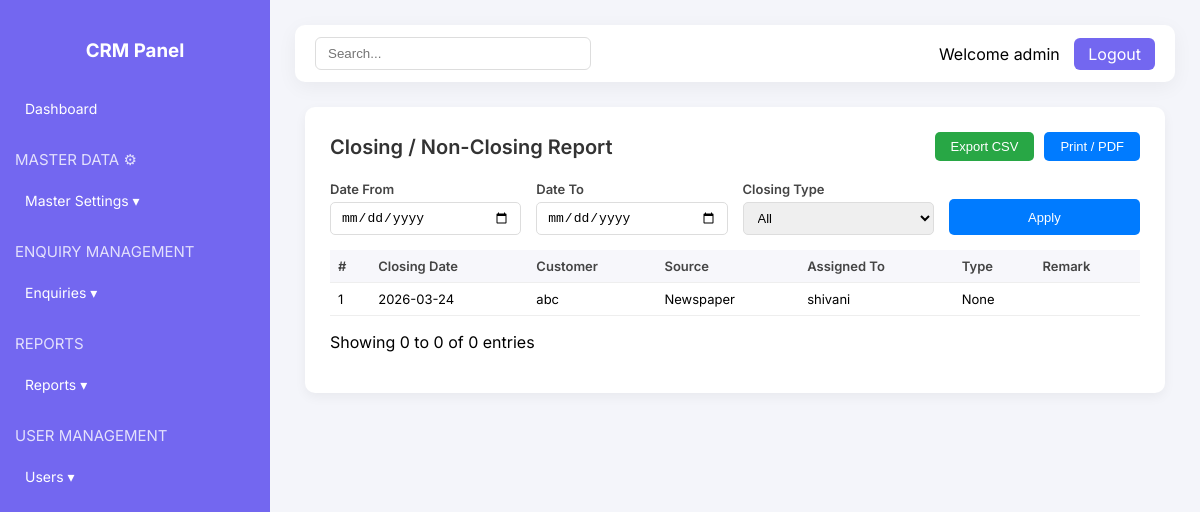
/reports/closing-nonclosing (signed in), run on the app's committed database.
### app/models/user.py (models this page shows, shortened)
class User(db.Model, UserMixin):
    __tablename__ = "users"
    id = db.Column(db.Integer, primary_key=True)
    username = db.Column(db.String(150), unique=True, nullable=False)
    email = db.Column(db.String(150), unique=True)
    password = db.Column(db.String(255), nullable=False)
    role = db.Column(db.String(50), nullable=False, default="Admin")
    assigned_enquiries = db.relationship(
        "Enquiry",
        foreign_keys="Enquiry.assigned_to",
        back_populates="assigned_user"
    )
    created_enquiries = db.relationship(
        "Enquiry",
        foreign_keys="Enquiry.created_by",
        back_populates="created_user"
    )

### app/models/enquiry.py (models this page shows)
class Enquiry(db.Model):
    __tablename__ = "enquiries"
    id = db.Column(db.Integer, primary_key=True)
    date = db.Column(db.Date, default=datetime.utcnow)
    customer = db.Column(db.String(100))
    mobile = db.Column(db.String(15))
    alt_mobile = db.Column(db.String(15))
    email = db.Column(db.String(100))
    source = db.Column(db.String(50))
    area = db.Column(db.String(100))
    city = db.Column(db.String(100))
    product = db.Column(db.String(100))
    assigned_to = db.Column(db.Integer, db.ForeignKey("users.id"))
    status = db.Column(db.String(50))       # Open, Followup, Closed
    closed = db.Column(db.String(50))
    assigned_to = db.Column(db.Integer, db.ForeignKey("users.id"), nullable=False)
    assigned_user = db.relationship(
        "User",
        foreign_keys=[assigned_to],
        back_populates="assigned_enquiries"
    )
    created_by = db.Column(db.Integer, db.ForeignKey("users.id"))
    created_user = db.relationship(
        "User",
        foreign_keys=[created_by],
        back_populates="created_enquiries"
    )
    status = db.Column(db.String(50), default="Open")
    closed = db.Column(db.String(20))
    remark = db.Column(db.Text)
    followup_date=db.Column(db.Date, nullable=True)
    followups = db.relationship("FollowUp", backref="enquiry", lazy=True)

### app/routes/reports_routes.py (the view, shortened to what this page needs)
@reports_bp.route("/closing-nonclosing")
@login_required
def closing_nonclosing():
    date_from = request.args.get("date_from")
    date_to = request.args.get("date_to")
    closing_type = request.args.get("closing_type")
    query = Enquiry.query
    if date_from:
        query = query.filter(Enquiry.date >= date_from)
    if date_to:
        query = query.filter(Enquiry.date <= date_to)
    if closing_type == "Closing":
        query = query.filter(Enquiry.closed == "Won")
    elif closing_type == "Non-Closing":
        query = query.filter(Enquiry.closed == "Lost")
    enquiries = query.all()
    return render_template(
        "reports/closing_nonclosing.html",
        enquiries=enquiries
    )

### app/routes/auth_routes.py (called while the page is built)
@login_manager.user_loader
def load_user(user_id):
    return User.query.get(int(user_id))

### app/templates/reports/closing_nonclosing.html (shortened to what this page needs)
{% extends "dashboard.html" %}
{% block content %}
<div class="container">
    <div class="card">
        <div class="card-header">
            <h2>Closing / Non-Closing Report</h2>
           <div class="top-btns">
<a href="{{ url_for('reports.closing_nonclosing', export='csv') }}">
<button class="csv-btn">Export CSV</button>
</a>
<a href="{{ url_for('reports.closing_nonclosing', export='pdf') }}">
<button class="pdf-btn">Print / PDF</button>
</a>
</div>
        </div>
        <form>
            <div class="form-row">
                <div class="form-group">
                    <label>Date From</label>
                    <input type="date">
                </div>
                <div class="form-group">
                    <label>Date To</label>
                    <input type="date">
                </div>
                <div class="form-group">
                    <label>Closing Type</label>
                    <select>
                        <option>All</option>
                    </select>
                </div>
                <div class="form-group">
                    <button class="apply-btn">Apply</button>
                </div>
            </div>
        </form>
        <div class="table-wrapper">
            <table>
                <thead>
                    <tr>
                        <th>#</th>
                        <th>Closing Date</th>
                        <th>Customer</th>
                        <th>Source</th>
                        <th>Assigned To</th>
                        <th>Type</th>
                        <th>Remark</th>
                    </tr>
                </thead>
                <tbody>
{% for e in enquiries %}
<tr>
<td>{{ loop.index }}</td>
<td>{{ e.date }}</td>
<td>{{ e.customer }}</td>
<td>{{ e.source }}</td>
<td>{{ e.assigned_user.username if e.assigned_user else "" }}</td>
<td>{{ e.closed }}</td>
<td>{{ e.remark }}</td>
</tr>
{% endfor %}
</tbody>
            </table>
            <p>Showing 0 to 0 of 0 entries</p>
        </div>
    </div>
</div>
{% endblock %}

### app/templates/dashboard.html (shortened to what this page needs)
<!DOCTYPE html>
<html>
<head>
</head>
<body>
<div class="wrapper">
<div class="sidebar">
<h3>CRM Panel</h3>
<ul>
<li><a href="{{ url_for('dashboard.admin_dashboard') }}">Dashboard</a></li>
<p class="section-title">MASTER DATA ⚙</p>
<li>
<a onclick="toggleMenu('masterMenu')">Master Settings ▾</a>
</li>
<p class="section-title">ENQUIRY MANAGEMENT</p>
<li>
  <a onclick="toggleMenu('enquiryMenu')">Enquiries ▾</a>
</li>
<p class="section-title">REPORTS</p>
<li>
<a onclick="toggleMenu('reportsMenu')">Reports ▾</a>
</li>
<p class="section-title">USER MANAGEMENT</p>
<li>
<a onclick="toggleMenu('usersMenu')">Users ▾</a>
</li>
</ul>
</div>
<div class="content">
<div class="topbar">
<input class="search-input" type="text" placeholder="Search...">
<div>
<span style="margin-right:10px;">Welcome {{ current_user.username }}</span>
<a href="{{ url_for('auth.logout') }}" class="logout-btn">Logout</a>
</div>
</div>
{% set stats = stats or {} %}
{% block content %}{% endblock %}
</div>
</div>
</body>
</html>

### app/templates/dashboard.html (style rules this page uses)
body { margin:0; font-family: 'Inter', sans-serif; background:#f4f5fa; }
.wrapper { display:flex; }
.sidebar { width:240px; background:#7367f0; color:white; min-height:100vh; padding:20px 15px; transition: width 0.3s; }
.sidebar h3 { text-align:center; margin-bottom:30px; }
.sidebar ul { list-style:none; padding:0; }
.sidebar ul li { margin:8px 0; }
.sidebar ul li a { color:white; text-decoration:none; display:block; padding:8px 10px; border-radius:6px; font-size:14px; cursor:pointer; }
.content { flex:1; padding:25px; }
.topbar { display:flex; justify-content:space-between; align-items:center; background:white; padding:12px 20px; border-radius:10px; box-shadow:0 5px 20px rgba(0,0,0,0.05); margin-bottom:20px; }
.search-input { padding:8px 12px; border:1px solid #ddd; border-radius:6px; width:250px; }
.logout-btn { background:#7367f0; color:white; padding:6px 14px; border-radius:6px; text-decoration:none; }
.card { background:white; padding:20px; border-radius:12px; box-shadow:0 5px 20px rgba(0,0,0,0.05); }
.card h2 { margin:0; }
.section-title { margin-top:25px; font-size:15px; opacity:0.8; }

### app/templates/reports/closing_nonclosing.html (style rules this page uses)
.container { max-width: 1000px; margin: 25px auto; padding: 0 10px; }
.card { background:#fff; padding:25px; border-radius:10px; box-shadow:0 4px 12px rgba(0,0,0,0.05); }
.card-header { display:flex; justify-content:space-between; align-items:center; margin-bottom:20px; }
.card-header h2 { margin:0; font-size:20px; font-weight:600; color:#333; }
.top-btns { display:flex; gap:10px; }
.top-btns button { padding:7px 16px; border:none; border-radius:5px; cursor:pointer; font-size:13px; color:white; }
.csv-btn { background:#28a745; }
.pdf-btn { background:#007bff; }
.form-row { display:flex; gap:15px; flex-wrap:wrap; margin-bottom:15px; align-items:flex-end; }
.form-group { display:flex; flex-direction:column; flex:1; }
.form-group label { font-size:13px; font-weight:600; margin-bottom:5px; color:#444; }
.form-group input, .form-group select { padding:7px 10px; border:1px solid #ddd; border-radius:5px; font-size:13px; }
.apply-btn { background:#007bff; color:white; border:none; padding:7px 16px; border-radius:5px; cursor:pointer; font-size:13px; height:36px; }
.table-wrapper { overflow-x:auto; }
table { width:100%; border-collapse:collapse; font-size:13px; }
thead { background:#f7f7fb; }
th,td { padding:8px; border-bottom:1px solid #eee; text-align:left; white-space:nowrap; }
th { font-weight:600; color:#444; }

### data on the page
User: username "admin"
Enquiry: date "2026-03-24", customer "abc", source "Newspaper", assigned_user "shivani", closed "None"
